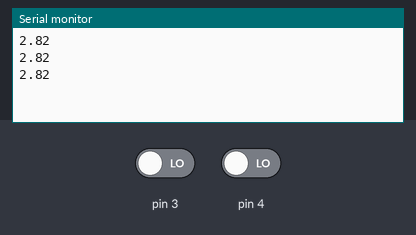
Bench run of a sketch on a simulated Arduino Uno, built with avr-gcc and run on an emulated ATmega328P. Parts: the last lines printed to the serial monitor. The test bench sets the inputs (shaded band); at power-on: pin 3 LOW, pin 4 LOW.

Above: at 2.8 s.
2.9 s: pin 3 driven HIGH
At 3.6 s:
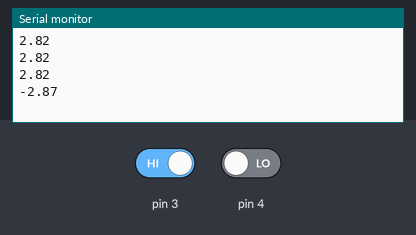
4.4 s: pin 4 driven HIGH
At 5.7 s:
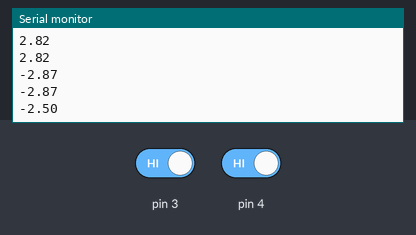
5.9 s: pin 3 driven LOW
At 6.8 s:
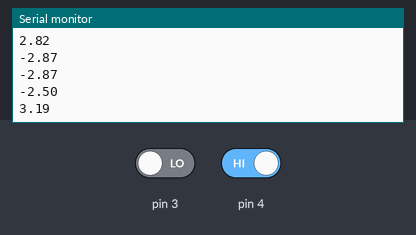
Timing chart, 0 to 8.9 s (numbered marks = the images above; inputs shaded):
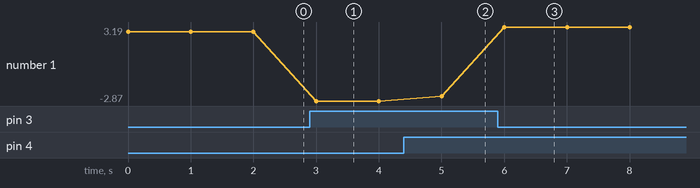

Measured:
- after the input at 2.9 s, the serial monitor: prints a new line after 0.10 s (image 1)
- after the input at 4.4 s, the serial monitor: prints a new line after 0.60 s (image 2)
- after the input at 5.9 s, the serial monitor: prints a new line after 0.10 s (image 3)
- plotted number 1: 2.82 → -2.87 after the input at 2.9 s, -2.87 → -2.5 after the input at 4.4 s, -2.5 → 3.19 after the input at 5.9 s

The sketch:

RedReconstruida.ino
```cpp
void setup(){
  Serial.begin(9600);
}

void loop(){
   int val1 = digitalRead(3);
   int val2 = digitalRead(4);
  double RedNeuronal = RED(-3.7877,4.0795,0.1747,val1,val2);

  //double RedNeuronal = RED(-3.7877,4.0795,0.1747,0.6067,10.3);
  Serial.println(RedNeuronal);
  delay(1000);

}

double ConvEntrada1(double Entrada1){
  double maxx = 1;
  double minn = -1;

  double xmaxx = 0.4930;
  double xminn = 0.2936;


  double Scala = (maxx - minn)/(xmaxx - xminn) *(Entrada1 - xminn) + minn;
  return  Scala;

}

double ConvEntrada2(double Entrada2){
  double maxx = 1;
  double minn = -1;

  double xmaxx = 8.4100;
  double  xminn = 5.1200;


  double Scala = (maxx - minn)/(xmaxx - xminn) *(Entrada2 - xminn) + minn;
  return  Scala;

}

double ConvSalida(double z){

  double maxx = 3.2133;
  double minn = 2.9140;

  double xmaxx = 1;
  double xminn = -1;


  double Scala = (maxx - minn)/(xmaxx - xminn) *(z - xminn) + minn;
  return  Scala;

}

double RED (double w1, double w2, double bias, double Ent1, double Ent2){
  double Entrada1 = ConvEntrada1(Ent1);
  double Entrada2 = ConvEntrada2(Ent2);
  double Z = w1*Entrada1 + w2*Entrada2 + bias;
  double Salida = ConvSalida(Z);

  return Salida;
}
```
